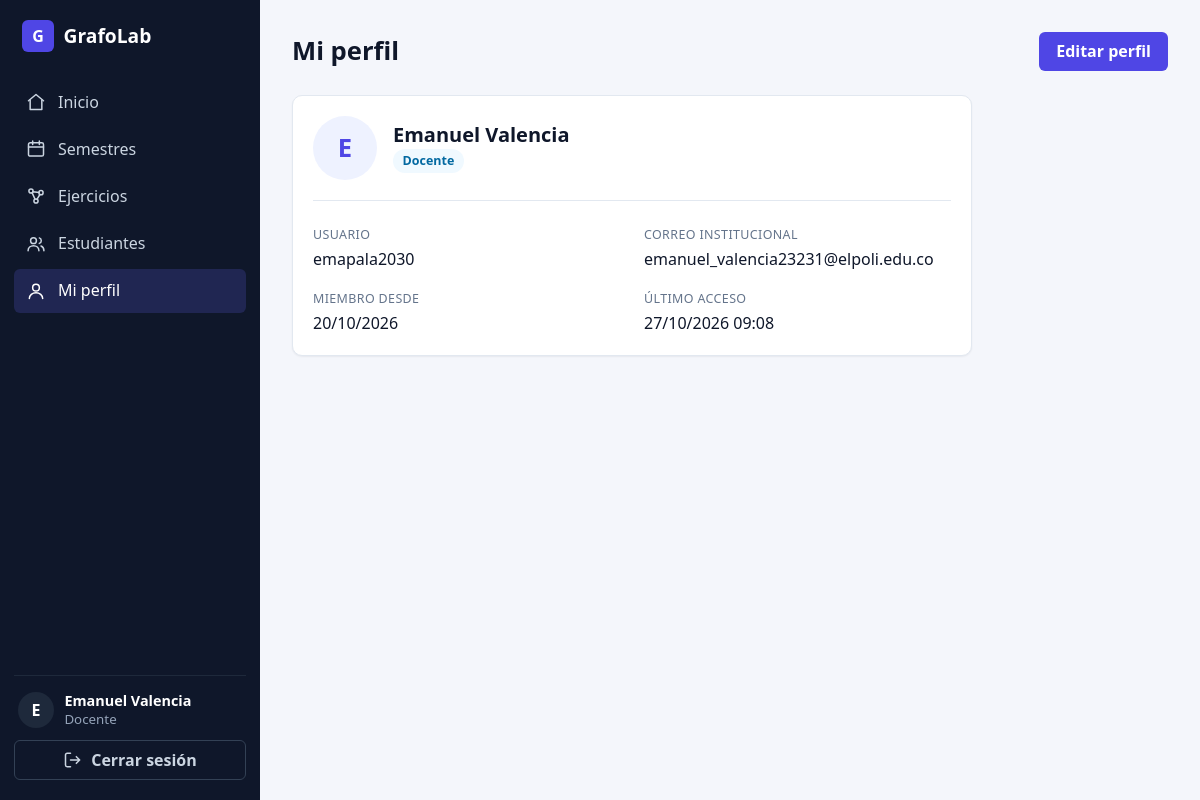
Before: /users/profile/ (signed in) with the older database file.
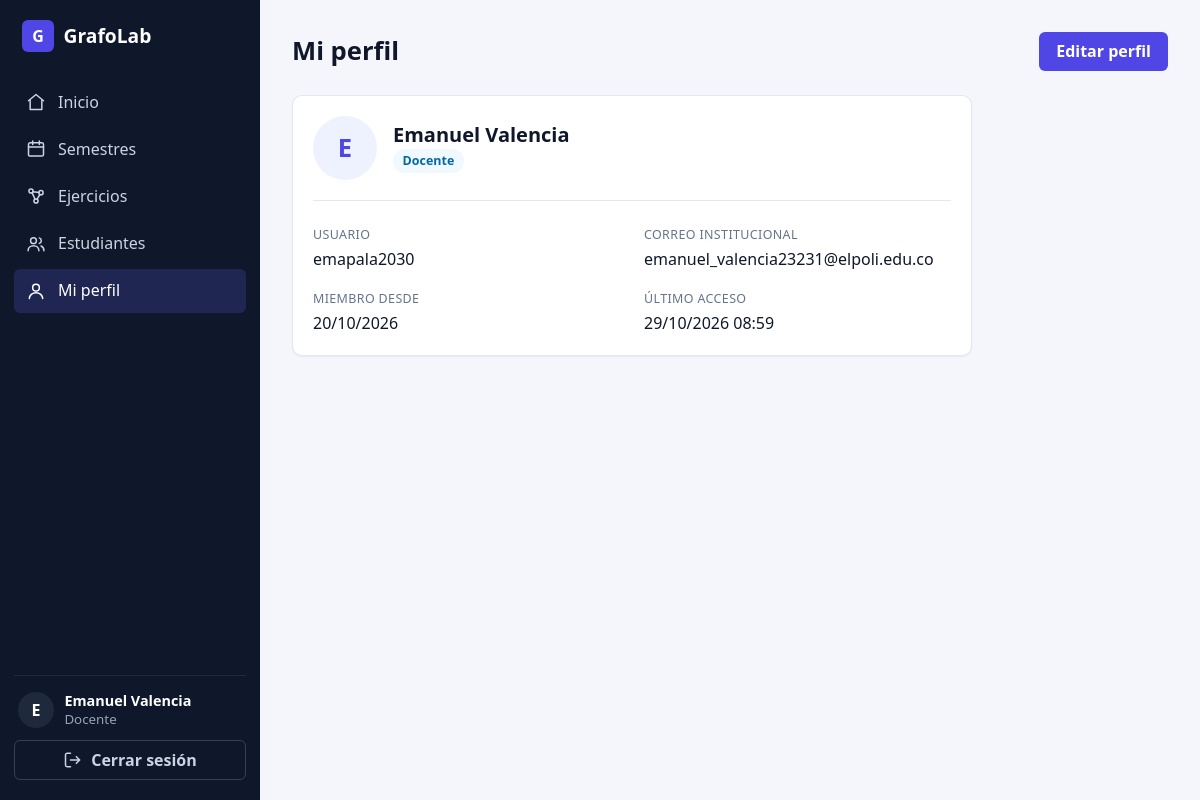
After: the same page with the newer database file.
### apps/users/models.py (models this page shows, shortened)
class User(AbstractUser):
    class Role(models.TextChoices):
        ADMIN = "admin", "Administrador (docente)"
        STUDENT = "student", "Estudiante"
    role = models.CharField(max_length=10, choices=Role.choices, default=Role.STUDENT, db_column='id_role')
    @property
    def is_teacher(self):
        return self.role == self.Role.ADMIN
    @property
    def is_student(self):
        return self.role == self.Role.STUDENT

### apps/users/views.py (the view)
# urls.py: path("profile/", views.ProfileView.as_view(), name="profile"),
class ProfileView(LoginRequiredMixin, DetailView):
    template_name = "users/profile.html"
    def get_object(self, queryset=None):
        return self.request.user

### apps/users/templates/users/profile.html (shortened to what this page needs)
{% extends 'base.html' %}
{% block content %}
<div class="page-header">
  <h1 class="page-title">Mi perfil</h1>
  <a href="{% url 'users:update_profile' %}" class="btn btn-primary">Editar perfil</a>
</div>
<div class="card card-narrow">
  <div class="profile-header">
    <span class="avatar-lg">{{ user.username|first|upper }}</span>
    <div>
      <h2 class="mb-0">{{ user.get_full_name|default:user.username }}</h2>
      <span class="badge {% if user.is_teacher %}badge-info{% else %}badge-neutral{% endif %}">
        {% if user.is_teacher %}Docente{% else %}Estudiante{% endif %}
      </span>
    </div>
  </div>
  <dl class="detail-list">
    <div>
      <dt>Usuario</dt>
      <dd>{{ user.username }}</dd>
    </div>
    <div>
      <dt>Correo institucional</dt>
      <dd>{{ user.email|default:"—" }}</dd>
    </div>
    <div>
      <dt>Miembro desde</dt>
      <dd>{{ user.date_joined|date:"d/m/Y" }}</dd>
    </div>
    <div>
      <dt>Último acceso</dt>
      <dd>{{ user.last_login|date:"d/m/Y H:i"|default:"—" }}</dd>
    </div>
  </dl>
</div>
{% endblock %}

### templates/partials/sidebar.html (shortened to what this page needs)
{% with ns=request.resolver_match.namespace|default:'' name=request.resolver_match.url_name|default:'' %}
<aside class="sidebar" id="sidebar" aria-label="Navegación principal">
  <a class="sidebar-brand" href="{% url 'core:dashboard' %}">
    <span class="brand-mark">G</span>
    <span>GrafoLab</span>
  </a>
  <nav class="sidebar-nav">
    <a href="{% url 'core:dashboard' %}"
       class="nav-link{% if ns == 'core' and name == 'dashboard' %} active{% endif %}">
      <svg class="icon" viewBox="0 0 24 24" aria-hidden="true"><path d="M3 10.5 12 3l9 7.5"/><path d="M5 9.5V21h14V9.5"/></svg>
      Inicio
    </a>
    {% if user.is_teacher %}
      <a href="{% url 'core:semester_list' %}"
         class="nav-link{% if ns == 'core' and 'semester' in name %} active{% endif %}">
        <svg class="icon" viewBox="0 0 24 24" aria-hidden="true"><rect x="3" y="4.5" width="18" height="16" rx="2"/><path d="M3 9.5h18M8 2.5v4M16 2.5v4"/></svg>
        Semestres
      </a>
      <a href="{% url 'modules:manage_list' %}"
         class="nav-link{% if ns == 'modules' and 'manage' in name %} active{% endif %}">
        <svg class="icon" viewBox="0 0 24 24" aria-hidden="true"><circle cx="6" cy="6" r="2.5"/><circle cx="18" cy="8" r="2.5"/><circle cx="12" cy="18" r="2.5"/><path d="M8.2 7l7.6.7M7.4 8.2l3.4 7.6M16.7 10.2l-3.6 5.9"/></svg>
        Ejercicios
      </a>
      <a href="{% url 'users:student_list' %}"
         class="nav-link{% if ns == 'users' and 'student' in name %} active{% endif %}">
        <svg class="icon" viewBox="0 0 24 24" aria-hidden="true"><circle cx="9" cy="8" r="3.5"/><path d="M2.5 20c0-3.6 2.9-6 6.5-6s6.5 2.4 6.5 6"/><path d="M16 4.7a3.5 3.5 0 0 1 0 6.6M18 14.3c2.2.7 3.5 2.6 3.5 5.7"/></svg>
        Estudiantes
      </a>
    {% endif %}
    <a href="{% url 'users:profile' %}"
       class="nav-link{% if ns == 'users' and 'profile' in name %} active{% endif %}">
      <svg class="icon" viewBox="0 0 24 24" aria-hidden="true"><circle cx="12" cy="8" r="4"/><path d="M4 21c0-4 3.6-7 8-7s8 3 8 7"/></svg>
      Mi perfil
    </a>
  </nav>
  <div class="sidebar-footer">
    <div class="user-box">
      <span class="avatar">{{ user.username|first|upper }}</span>
      <div class="user-info">
        <strong>{{ user.get_full_name|default:user.username }}</strong>
        <small>{% if user.is_teacher %}Docente{% else %}Estudiante{% endif %}</small>
      </div>
    </div>
    <form method="post" action="{% url 'users:signout' %}">
      <button type="submit" class="btn btn-ghost btn-block">
        <svg class="icon" viewBox="0 0 24 24" aria-hidden="true"><path d="M9 4H5a2 2 0 0 0-2 2v12a2 2 0 0 0 2 2h4M16 8l4 4-4 4M20 12H9"/></svg>
        Cerrar sesión
      </button>
    </form>
  </div>
</aside>
{% endwith %}

Changed rows visible on the page:
changed User "Emanuel Valencia": last_login "27/10/2026 09:08" → "29/10/2026 08:59"
